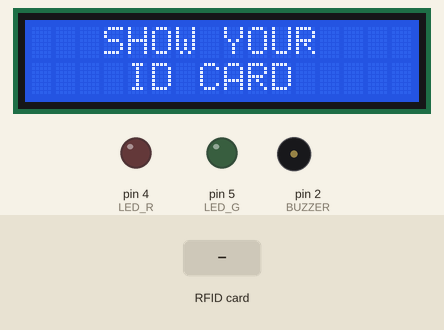
Bench run of a sketch on a simulated Arduino Uno, built with avr-gcc and run on an emulated ATmega328P. Parts: 16×2 character LCD, output pins drawn as LEDs (lit = HIGH), buzzer (waves = sounding). Inputs (shaded band) come from the test bench. Pins used as bus, display or sensor lines are not drawn; what the sketch prints to the serial monitor is not drawn.

Above: at 1.3 s.
1.4 s: RFID card 5E 7A 19 C4 held to the reader
At 2.6 s:
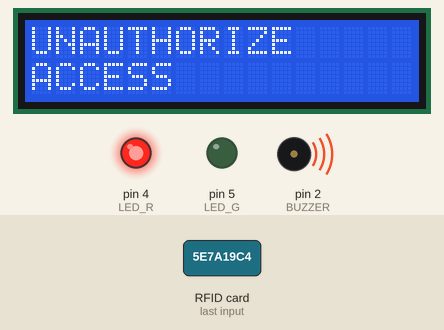
4.5 s: RFID card C4 C0 97 3F held to the reader
At 6.2 s:
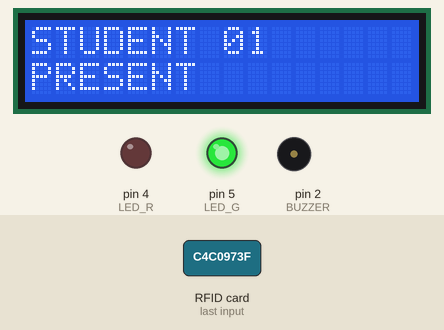
6.5 s: RFID card D3 E4 47 DA held to the reader
At 9.4 s:
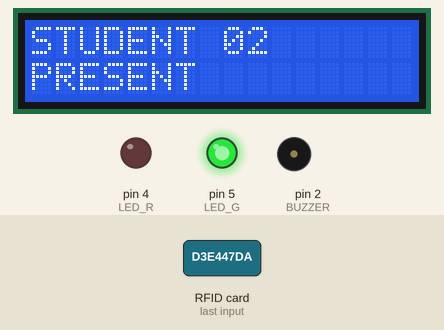
Timing chart, 0 to 12.9 s (numbered marks = the images above; inputs shaded):
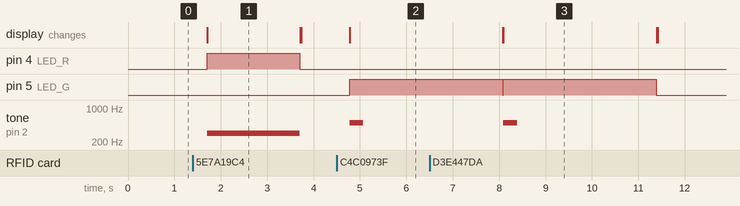

Measured:
- after the input at 1.4 s, pin 4 (LED_R): LOW → HIGH after 0.31 s, → LOW 2.0 s later; tone on pin 2 (BUZZER): silent → 300 Hz after 0.31 s, → silent 2.0 s later; the display: changes after 0.31 s (image 1)
- after the input at 4.5 s, pin 5 (LED_G): LOW → HIGH after 0.28 s; tone on pin 2 (BUZZER): silent → 500 Hz after 0.28 s, → silent 0.30 s later; the display: changes after 0.28 s (image 2)
- after the input at 6.5 s, tone on pin 2 (BUZZER): silent → 500 Hz after 1.6 s, → silent 0.30 s later
- what the display in image 1 shows lasts 2.0 s, from 1.7 s to 3.7 s

The sketch:

main.ino
```cpp
#include <SPI.h>
#include <MFRC522.h>
#include "LiquidCrystal.h"

LiquidCrystal lcd(A0, A1, A2, A3, A4, A5);

#define SS_PIN 10
#define RST_PIN 9
#define LED_G 5      // green LED pin
#define LED_R 4      // red LED pin
#define BUZZER 2     // buzzer pin

MFRC522 mfrc522(SS_PIN, RST_PIN);  // Create MFRC522 instance

void setup() {
  Serial.begin(9600);
  SPI.begin();
  mfrc522.PCD_Init();
  lcd.begin(16, 2);
  pinMode(LED_G, OUTPUT);
  pinMode(LED_R, OUTPUT);
  pinMode(BUZZER, OUTPUT);
  noTone(BUZZER);
}

void loop() {
  lcd.setCursor(3, 0);
  lcd.print("SHOW YOUR");
  lcd.setCursor(4, 1);
  lcd.print("ID CARD");

  if (!mfrc522.PICC_IsNewCardPresent()) {
    delay(500);
    return;
  }

  if (!mfrc522.PICC_ReadCardSerial()) {
    delay(500);
    return;
  }

  lcd.clear();

  Serial.print("UID tag :");
  String content = "";
  for (byte i = 0; i < mfrc522.uid.size; i++) {
    Serial.print(mfrc522.uid.uidByte[i] < 0x10 ? " 0" : " ");
    Serial.print(mfrc522.uid.uidByte[i], HEX);
    content.concat(String(mfrc522.uid.uidByte[i] < 0x10 ? " 0" : " "));
    content.concat(String(mfrc522.uid.uidByte[i], HEX));
  }
  Serial.println();
  content.toUpperCase();

  if (content.substring(1) == "C4 C0 97 3F") {
    lcd.print("STUDENT 01");
    lcd.setCursor(0, 1);
    lcd.print("PRESENT");
  }
  else if (content.substring(1) == "D3 E4 47 DA") {
    lcd.print("STUDENT 02");
    lcd.setCursor(0, 1);
    lcd.print("PRESENT");
  }
  else {
    lcd.print("UNAUTHORIZE");
    lcd.setCursor(0, 1);
    lcd.print("ACCESS");
    digitalWrite(LED_R, HIGH);
    tone(BUZZER, 300);
    delay(2000);
    digitalWrite(LED_R, LOW);
    noTone(BUZZER);
    lcd.clear();
    return;
  }

  digitalWrite(LED_G, HIGH);
  tone(BUZZER, 500);
  delay(300);
  noTone(BUZZER);
  delay(3000);
  digitalWrite(LED_G, LOW);
  lcd.clear();
}
```
